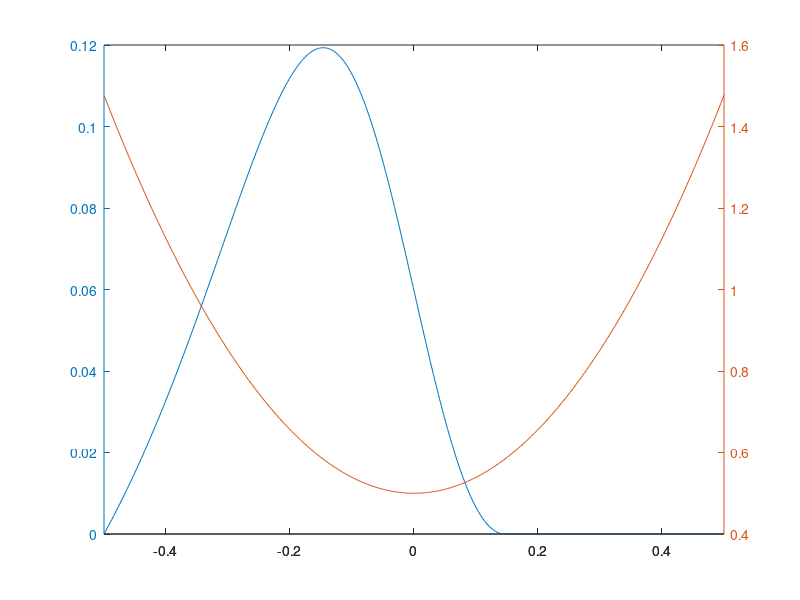
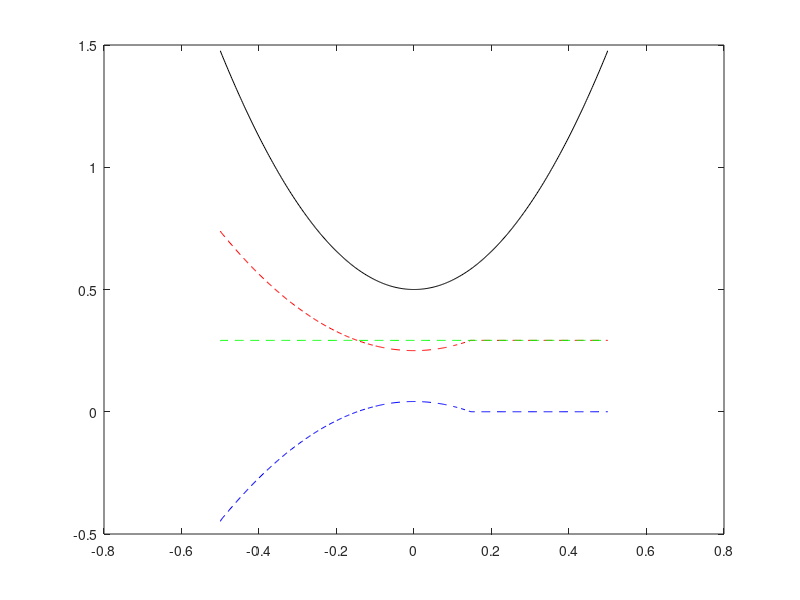

MATLAB code to generate these figures, in order:
R = 128; 
x0 = -0.5;
h0 = 0.5;
S = 1;
mu = 1.3e-2;

L = 1e-3; H = 1e-6;

pref = 6*mu*S*L/H^2;

one_atm = 101325;

gm0 = atan(x0/sqrt(2*R*h0*H/L));

xx = linspace(x0,-x0,400); dx = xx(2)-xx(1);
gg = atan(xx/sqrt(2*R*h0*H/L));

%%
pright = 0*38.5*one_atm/pref;
pleft = 0*one_atm/pref;

%% solucion analitica
f = @(gm) (pleft-pright)*h0^2/S/sqrt(2*R*H/L*h0) + 0.5*(gm-gm0) + 0.25*(sin(2*gm)-sin(2*gm0)) - 1./cos(gm).^2.*...
    ( 3/8*(gm-gm0) + .25*(sin(2*gm)-sin(2*gm0)) + 1/32*(sin(4*gm)-sin(4*gm0)) ) ;

gbar = fzero(f,-gm0/2);

C = pleft - S/h0^2*sqrt(2*R*H/L*h0) * ( 0.5*gm0 + 0.25*sin(2*gm0) - 1/cos(gbar)^2*( 3/8*gm0 + .25*sin(2*gm0) + 1/32*sin(4*gm0)) );

p = @(g) S/h0^2*sqrt(2*R*H/L*h0)*(0.5*g + 0.25*sin(2*g) - 1./cos(gbar)^2.*( 3/8*g + .25*sin(2*g) + 1/32*sin(4*g) )) + C;

%%

h = h0 + xx.^2/(2*R*H/L);
% 
% hold on
% 
[~,II] = min(abs(gg-gbar));
hflux = h(II); theta = xx; theta(1:II) = 1; theta(II+1:end) = hflux./h(II+1:end);
% 

pres = [p(gg(1:II)) 0*xx(II+1:end)+pright];
% 
gradp = [pres(2)/dx (pres(3:end)-pres(1:end-2))/dx/2 (pres(end)-pres(end-1))/dx];
pois = -h.^3/2.*gradp; coue = S/2*h.*theta;

% 
% figure(1)
% plot(xx, pres*pref/one_atm,'r--',xx,h);grid on

[ax,h1,h2]=plotyy(xx,pres,xx,h);

%xlabel('movement direction'); 
%ylim(ax(2),[0 max(h)])
%ylabel(ax(1),'hydrodynamic pressure');ylabel(ax(2),'pad profile');
%set(gcf,'color','w');


 figure(2)
plot(xx, pois, 'b--',xx,h,'k-', xx, coue,'r--', xx, pois+coue,'g--')
% grid on

% figure(3)
% hold on
% plot(xx,h-1,'b--','linewidth',2')
% plot(xx,R*L/H-sqrt(R^2-xx.^2)*L/H,'k-','linewidth',2')
% set(gcf,'color','w');set(gca,'FontSize',14)
% xlabel('movement direction [mm]'),ylabel('ring profile [\mu m]');
% grid on